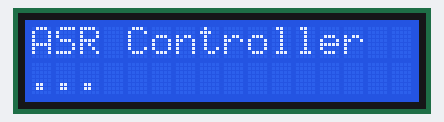
Bench run of a sketch on a simulated Arduino Uno, built with avr-gcc and run on an emulated ATmega328P. Shown: 16×2 character LCD. WiFi joins after 1.5 s; servers stay silent unless stated; uploads are accepted with an empty reply; what the sketch prints to the serial monitor is not drawn. At 3.0 s the program stops and its outputs stay as they are.

Above: at 0.1 s.
At 2.9 s:
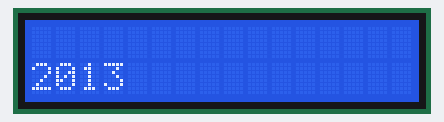

The sketch:

UNHCR-Controller.ino
```cpp
/* UNHCR-controller

Laurent Pitoiset 2015

 display latest application messages from UNHCR data portal API

 needed: arduino uno / ethernet shield / lcd display

 */

// include

#include <LiquidCrystal.h>
#include <SPI.h>
#include <Ethernet.h>
#include <ArduinoJson.h>

// application parameters

boolean apiCall = true;

// init
boolean proxyRouting = true; // true for proxy
String reply = "";  // returned by web server
char* json_reply = "";
byte mac[] = {
  0xDE, 0xAD, 0xBE, 0xEF, 0xFE, 0xED };
char proxyserver[] = "proxy.unhcr.local";    //

// Set the static IP address to use if the DHCP fails to assign
IPAddress ip(192,168,0,177);

// Initialize the Ethernet client library
EthernetClient client;


// initialize the library with the numbers of the interface pins
LiquidCrystal lcd(9, 8, 5, 4, 3, 2);

void setup() {
  // set up the lcd display
  lcd.clear();
  lcd.begin(16, 2);
  lcd.print("ASR Controller");
  lcd.setCursor(0, 1);
  lcd.print("...");
  // Open serial communications and wait for port to open:
  Serial.begin(9600);
  /*
  while (!Serial) {
    ; // wait for serial port to connect. Needed for Leonardo only
  }
  */
  if (apiCall)
  {
    // start the Ethernet connection:
    if (Ethernet.begin(mac) == 0) {
      Serial.println("Failed to configure Ethernet using DHCP");
      // no point in carrying on, so do nothing forevermore:
      // try to congifure using IP address instead of DHCP:
      Ethernet.begin(mac, ip);
    }
    // give the Ethernet shield a second to initialize:
    delay(1000);
    Serial.println("connecting...");
    lcd.setCursor(0, 1);
    lcd.print("connecting");

    // if you get a connection, report back via serial:
    if (client.connect(proxyserver, 8080)) {
      Serial.println("connected");
      lcd.setCursor(0, 1);
      lcd.print("connected");
      // Make a HTTP request:
      client.println("GET http://data.unhcr.org/api/stats/persons_of_concern.json?year=2013&country_of_origin=AFG&country_of_residence=PAK HTTP/1.0");
      client.println("Connection: close");
      lcd.setCursor(0, 1);
      lcd.print("conn. closed");
      client.println();
    }
    else {
      // kf you didn't get a connection to the server:
      Serial.println("conn. failed");
      lcd.setCursor(0, 1);
      lcd.print("conn. failed");
    }
  }
}


// loop
void loop() {

  if (apiCall)
  {
    // if there are incoming bytes available
    // from the server, read them and print them:
    while (client.available()) {
      char c = client.read();
      Serial.print(c);
      json_reply =json_reply + c;
    }
  }
  //char json[] = "[{\"sensor\":\"gps\",\"time\":1351824120,\"data\":[48.756080,2.302038]}, {\"sensor\":\"gps\",\"time\":1351824140,\"data\":[50.756080,21.302038]}]";
  //char json[] ="{\"sensor\":\"gps\",\"time\":1351824120,\"data\":[48.756080,2.302038]}";
  //char json[] = "[{\"year\":\"2013\",\"country_of_residence\":\"PAK\",\"country_of_residence_en\":\"Pakistan\",\"country_of_origin\":\"AFG\",\"country_of_origin_en\":\"Afghanistan\",\"refugees\":\"1615876\",\"asylum_seekers\":\"5323\",\"returned_refugees\":null,\"idps\":null,\"returned_idps\":null,\"stateless_persons\":null,\"others_of_concern\":null,\"total_population\":\"1621199\"} , {\"year\":\"2014\",\"country_of_residence\":\"PAK\",\"country_of_residence_en\":\"Pakistan\",\"country_of_origin\":\"AFG\",\"country_of_origin_en\":\"Afghanistan\",\"refugees\":\"1615876\",\"asylum_seekers\":\"5323\",\"returned_refugees\":null,\"idps\":null,\"returned_idps\":null,\"stateless_persons\":null,\"others_of_concern\":null,\"total_population\":\"1621199\"}]";
  char json[] = "[{\"year\":\"2013\",\"country_of_residence\":\"PAK\"}]";
  //char json[] = "[{\"year\":\"2013\"}, {\"year\":\"2014\"}]";

  StaticJsonBuffer<200> jsonBuffer;
  //JsonObject& root = jsonBuffer.parseObject(json);
  JsonArray& root = jsonBuffer.parseArray(json);

  if (!root.success()) {
    Serial.println("parseObject() failed");
    return;
  }

  //JsonObject row = root.get(0);

  /*
const char* sensor = root["sensor"];
   long time          = root["time"];
   double latitude    = root["data"][0];
   double longitude   = root["data"][1];
   */

  const char* json_year = root[0]["year"];
  //Serial.println(String(root));
  Serial.println(json_year);
  //const char* json_year2 = root[1]["year"];

  const char* json_CoR = root[0]["country_of_residence"];
   //const char* json_CoO = root[0]["country_of_origin"];
   //const char* json_refugees = root[0]["refugees"];
   //const char* json_total = root["total_population"];

  lcd.clear();
  // lcd.print(reply);
  lcd.setCursor(0,0);
  //lcd.print(String(json_year)+" "+String(json_CoO)+" -> "+String(json_CoR));
  lcd.setCursor(0,1);
  //lcd.print(String("R "+String(json_refugees)));
  lcd.print(String(json_year));
  // do nothing forevermore:
  while(true);

}
```
